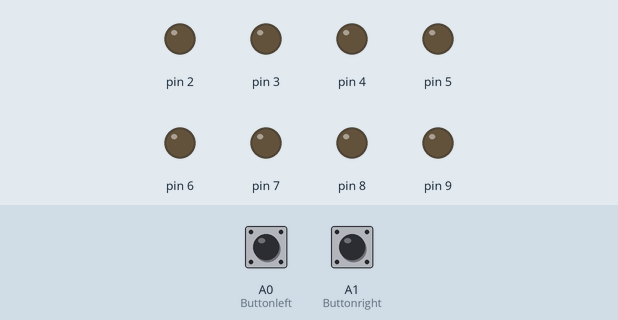
Recording of a sketch running on a simulated Arduino Uno, built with avr-gcc and run on an emulated ATmega328P. Parts: output pins drawn as LEDs (lit = HIGH). The test bench sets the inputs (shaded band); at power-on: A0 (Buttonleft) HIGH, A1 (Buttonright) HIGH. What the sketch prints to the serial monitor is not drawn.

Above: at 1.2 s.
1.3 s: A0 (Buttonleft) pulled LOW for 0.15 s
At 2.1 s:
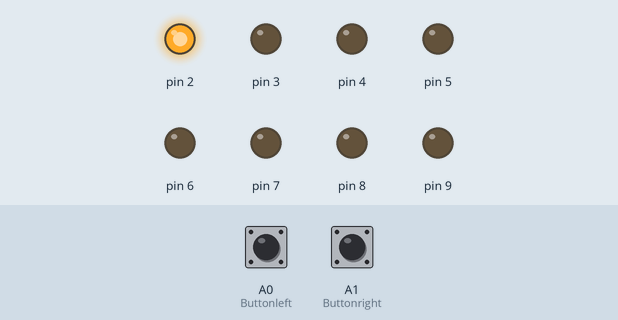
3.8 s: A1 (Buttonright) pulled LOW for 3.2 s
At 5.6 s:
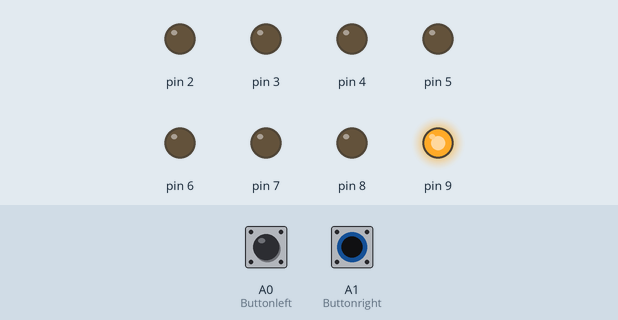
8.5 s: A1 (Buttonright) pulled LOW for 0.15 s
At 8.9 s:
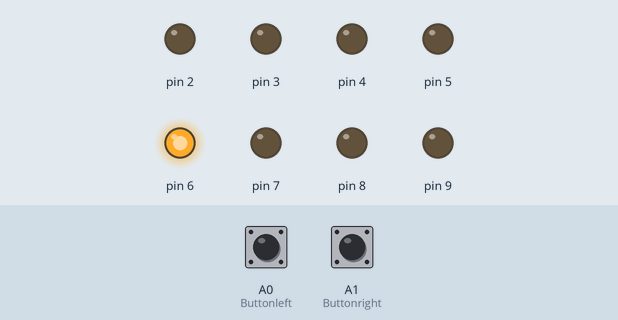
11.0 s: A1 (Buttonright) pulled LOW for 1 s
At 11.8 s:
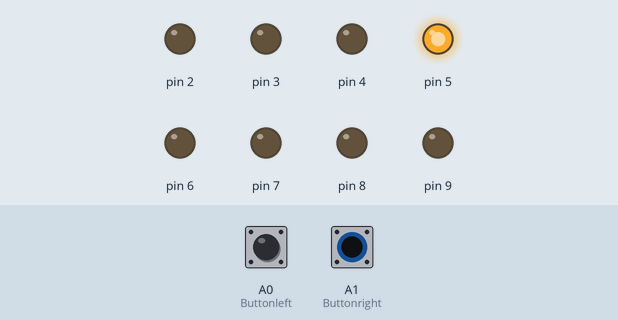
13.5 s: A1 (Buttonright) pulled LOW for 0.15 s
At 13.9 s:
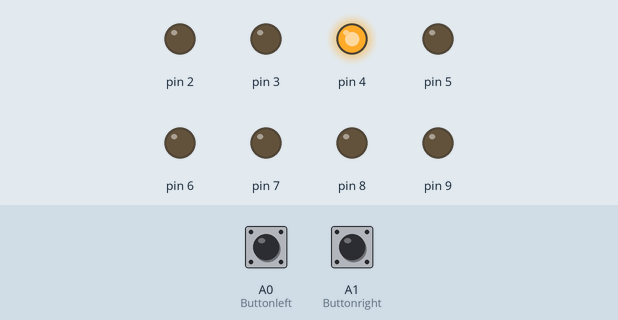
16.0 s: A0 (Buttonleft) pulled LOW for 3.2 s
At 18.5 s:
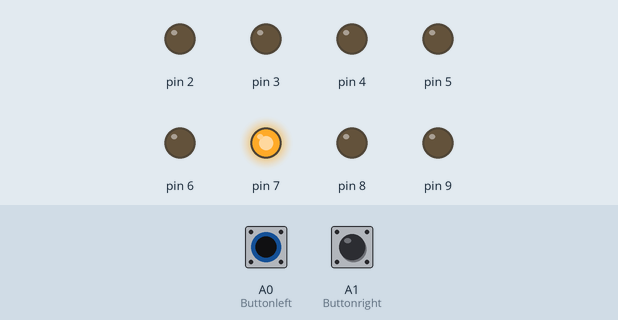
Timing chart, 0 to 21.5 s (numbered marks = the images above; inputs shaded):
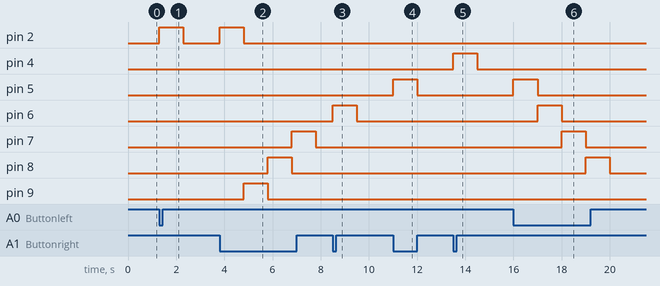

The sketch:

micropro.ino
```cpp
int Buttonleft = A0;
int Buttonright =A1;
int bls=0;
int brs=0;
int x=0;

void setLED(uint8_t _state){
  PORTD = _state << 2; //0b1111 1100
  PORTB = _state >> 6; //0b1100 0000 -> 0000 0011
}
void setup()
{
  pinMode (Buttonleft,INPUT);
  pinMode (Buttonright,INPUT);
  DDRD=0b11111100;
  DDRB=0b00000011;
  Serial.begin(9600);
}

void loop(){
  bls=digitalRead(Buttonleft);
  brs=digitalRead(Buttonright);
    if(bls==LOW)
    {
      setLED(0x01 << x);
      x++;
      delay(1000);
      if(x>=8)
      {
        x=0;
      }
      setLED(0x01 << x);
    }
    else if(brs==LOW)
    {
      setLED(0x01 << x-2);
      x--;
      delay(1000);
      if(x<=1)
      {
        x=9;
      }
      setLED(0x01 << x);
    }
     else
    {
      setLED(0x00);
    }
    Serial.println(x);
}
```

Measured:
- after the input at 1.3 s, pin 2: LOW → HIGH at once, → LOW 1.0 s later
- after the input at 3.8 s, pin 2: LOW → HIGH at once, → LOW 1.0 s later; pin 7: LOW → HIGH after 3.0 s, → LOW 1.0 s later; pin 8: LOW → HIGH after 2.0 s, → LOW 1.0 s later; pin 9: LOW → HIGH after 1.0 s, → LOW 1.0 s later
- after the input at 8.5 s, pin 6: LOW → HIGH at once, → LOW 1.0 s later
- after the input at 11.0 s, pin 5: LOW → HIGH at once, → LOW 1.0 s later
- after the input at 13.5 s, pin 4: LOW → HIGH at once, → LOW 1.0 s later
- after the input at 16.0 s, pin 5: LOW → HIGH at once, → LOW 1.0 s later; pin 6: LOW → HIGH after 1.0 s, → LOW 1.0 s later; pin 7: LOW → HIGH after 2.0 s, → LOW 1.0 s later; pin 8: LOW → HIGH after 3.0 s, → LOW 1.0 s later
